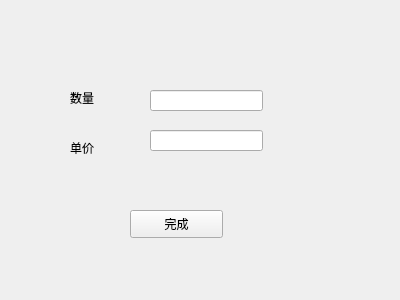
<?xml version="1.0" encoding="UTF-8"?>
<ui version="4.0">
 <class>simpleEditPage</class>
 <widget class="QWidget" name="simpleEditPage">
  <property name="geometry">
   <rect>
    <x>0</x>
    <y>0</y>
    <width>400</width>
    <height>300</height>
   </rect>
  </property>
  <property name="windowTitle">
   <string>修改界面</string>
  </property>
  <widget class="QLabel" name="label">
   <property name="geometry">
    <rect>
     <x>70</x>
     <y>90</y>
     <width>72</width>
     <height>15</height>
    </rect>
   </property>
   <property name="text">
    <string>数量</string>
   </property>
  </widget>
  <widget class="QLabel" name="label_2">
   <property name="geometry">
    <rect>
     <x>70</x>
     <y>140</y>
     <width>72</width>
     <height>15</height>
    </rect>
   </property>
   <property name="text">
    <string>单价</string>
   </property>
  </widget>
  <widget class="QLineEdit" name="amount">
   <property name="geometry">
    <rect>
     <x>150</x>
     <y>90</y>
     <width>113</width>
     <height>21</height>
    </rect>
   </property>
  </widget>
  <widget class="QLineEdit" name="value">
   <property name="geometry">
    <rect>
     <x>150</x>
     <y>130</y>
     <width>113</width>
     <height>21</height>
    </rect>
   </property>
  </widget>
  <widget class="QPushButton" name="doneButton">
   <property name="geometry">
    <rect>
     <x>130</x>
     <y>210</y>
     <width>93</width>
     <height>28</height>
    </rect>
   </property>
   <property name="text">
    <string>完成</string>
   </property>
  </widget>
 </widget>
 <resources/>
 <connections/>
</ui>
